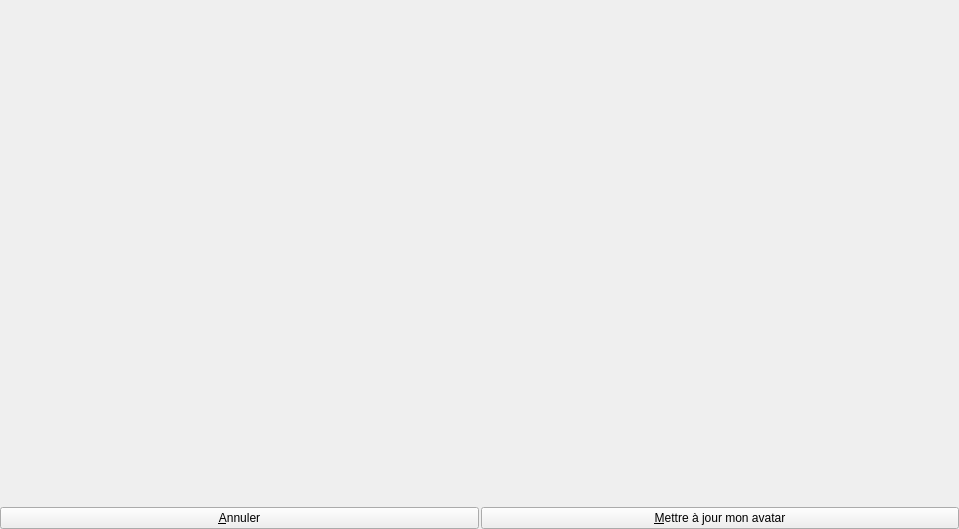
<?xml version="1.0" encoding="UTF-8"?>
<ui version="4.0">
 <class>AbulEduIdentitesUIV1</class>
 <widget class="QWidget" name="AbulEduIdentitesUIV1">
  <property name="geometry">
   <rect>
    <x>0</x>
    <y>0</y>
    <width>959</width>
    <height>529</height>
   </rect>
  </property>
  <property name="windowTitle">
   <string>Fiche utilisateur</string>
  </property>
  <layout class="QGridLayout" name="gridLayout_2">
   <property name="leftMargin">
    <number>0</number>
   </property>
   <property name="topMargin">
    <number>0</number>
   </property>
   <property name="rightMargin">
    <number>0</number>
   </property>
   <property name="bottomMargin">
    <number>0</number>
   </property>
   <property name="horizontalSpacing">
    <number>0</number>
   </property>
   <property name="verticalSpacing">
    <number>6</number>
   </property>
   <item row="0" column="0">
    <widget class="QStackedWidget" name="stackedWidget">
     <property name="currentIndex">
      <number>1</number>
     </property>
     <widget class="QWidget" name="pageIdentiteDetails">
      <layout class="QGridLayout" name="gridLayout">
       <property name="leftMargin">
        <number>0</number>
       </property>
       <property name="topMargin">
        <number>0</number>
       </property>
       <property name="rightMargin">
        <number>0</number>
       </property>
       <property name="bottomMargin">
        <number>0</number>
       </property>
       <property name="spacing">
        <number>0</number>
       </property>
       <item row="0" column="0">
        <widget class="QFrame" name="frmGauche">
         <property name="minimumSize">
          <size>
           <width>350</width>
           <height>0</height>
          </size>
         </property>
         <property name="lineWidth">
          <number>0</number>
         </property>
         <layout class="QGridLayout" name="gridLayout_3">
          <item row="0" column="0" colspan="6">
           <layout class="QHBoxLayout" name="horizontalLayout_2">
            <item>
             <widget class="QComboBox" name="cbIdentite"/>
            </item>
            <item>
             <widget class="QPushButton" name="btnUnifier">
              <property name="enabled">
               <bool>false</bool>
              </property>
              <property name="toolTip">
               <string>Vous souhaitez unifier ce compte avec un autre ?</string>
              </property>
              <property name="text">
               <string>Unifier</string>
              </property>
             </widget>
            </item>
           </layout>
          </item>
          <item row="1" column="0" rowspan="2">
           <widget class="AbulEduFlatBoutonV1" name="btnPhoto">
            <property name="minimumSize">
             <size>
              <width>64</width>
              <height>64</height>
             </size>
            </property>
            <property name="maximumSize">
             <size>
              <width>64</width>
              <height>64</height>
             </size>
            </property>
            <property name="cursor">
             <cursorShape>PointingHandCursor</cursorShape>
            </property>
            <property name="text">
             <string/>
            </property>
           </widget>
          </item>
          <item row="1" column="4" colspan="2">
           <widget class="QLineEdit" name="leNom">
            <property name="text">
             <string>Nom</string>
            </property>
           </widget>
          </item>
          <item row="2" column="1">
           <widget class="QLabel" name="lblPrenom">
            <property name="text">
             <string>Prénom</string>
            </property>
           </widget>
          </item>
          <item row="2" column="4" colspan="2">
           <widget class="QLineEdit" name="lePrenom">
            <property name="text">
             <string>Prénom</string>
            </property>
           </widget>
          </item>
          <item row="6" column="4">
           <widget class="QLineEdit" name="leResponsable2">
            <property name="enabled">
             <bool>false</bool>
            </property>
           </widget>
          </item>
          <item row="6" column="5">
           <widget class="QToolButton" name="btnResponsable2">
            <property name="enabled">
             <bool>false</bool>
            </property>
            <property name="text">
             <string>...</string>
            </property>
           </widget>
          </item>
          <item row="7" column="0" colspan="6">
           <widget class="QFrame" name="frame">
            <property name="styleSheet">
             <string notr="true">background: #fff;border-radius: 5px;</string>
            </property>
            <layout class="QGridLayout" name="layoutMessage">
             <property name="leftMargin">
              <number>2</number>
             </property>
             <property name="topMargin">
              <number>2</number>
             </property>
             <property name="rightMargin">
              <number>2</number>
             </property>
             <property name="bottomMargin">
              <number>2</number>
             </property>
             <property name="spacing">
              <number>0</number>
             </property>
             <item row="0" column="0">
              <widget class="QPlainTextEdit" name="lblMessage">
               <property name="minimumSize">
                <size>
                 <width>0</width>
                 <height>100</height>
                </size>
               </property>
               <property name="readOnly">
                <bool>true</bool>
               </property>
              </widget>
             </item>
            </layout>
           </widget>
          </item>
          <item row="5" column="0" colspan="3">
           <widget class="QLabel" name="lblResponsable">
            <property name="enabled">
             <bool>false</bool>
            </property>
            <property name="text">
             <string>Responsables légaux :</string>
            </property>
           </widget>
          </item>
          <item row="5" column="4">
           <widget class="QLineEdit" name="leResponsable1">
            <property name="enabled">
             <bool>false</bool>
            </property>
           </widget>
          </item>
          <item row="5" column="5">
           <widget class="QToolButton" name="btnResponsable1">
            <property name="enabled">
             <bool>false</bool>
            </property>
            <property name="text">
             <string>...</string>
            </property>
           </widget>
          </item>
          <item row="1" column="1">
           <widget class="QLabel" name="lblNom">
            <property name="text">
             <string>Nom</string>
            </property>
           </widget>
          </item>
          <item row="4" column="4" colspan="2">
           <widget class="QLineEdit" name="leDomaine">
            <property name="styleSheet">
             <string notr="true">background: #eee</string>
            </property>
            <property name="readOnly">
             <bool>true</bool>
            </property>
           </widget>
          </item>
          <item row="4" column="0" colspan="4">
           <widget class="QLabel" name="lblEcole">
            <property name="text">
             <string>Domaine</string>
            </property>
           </widget>
          </item>
          <item row="3" column="0" colspan="4">
           <widget class="QLabel" name="lblLogin">
            <property name="text">
             <string>Identifiant</string>
            </property>
           </widget>
          </item>
          <item row="3" column="4" colspan="2">
           <widget class="QLineEdit" name="leLogin">
            <property name="styleSheet">
             <string notr="true">background: #eee</string>
            </property>
            <property name="text">
             <string>prenom.nom@ecole</string>
            </property>
            <property name="readOnly">
             <bool>true</bool>
            </property>
           </widget>
          </item>
         </layout>
        </widget>
       </item>
       <item row="0" column="1">
        <widget class="QFrame" name="frmDroite">
         <property name="lineWidth">
          <number>0</number>
         </property>
         <layout class="QFormLayout" name="_2">
          <property name="fieldGrowthPolicy">
           <enum>QFormLayout::AllNonFixedFieldsGrow</enum>
          </property>
          <item row="0" column="0">
           <widget class="QLabel" name="lblTelephone">
            <property name="text">
             <string>Téléphone</string>
            </property>
           </widget>
          </item>
          <item row="0" column="1">
           <widget class="QLineEdit" name="leTelephone"/>
          </item>
          <item row="1" column="0">
           <widget class="QLabel" name="lblMobile">
            <property name="text">
             <string>Mobile</string>
            </property>
           </widget>
          </item>
          <item row="1" column="1">
           <widget class="QLineEdit" name="leMobile"/>
          </item>
          <item row="2" column="0">
           <widget class="QLabel" name="lblMail">
            <property name="text">
             <string>Courriel</string>
            </property>
           </widget>
          </item>
          <item row="2" column="1">
           <widget class="QLineEdit" name="leMail">
            <property name="text">
             <string>prenom.nom@ryxeo.com</string>
            </property>
           </widget>
          </item>
          <item row="3" column="0">
           <widget class="QLabel" name="lblAdresse">
            <property name="text">
             <string>Adresse</string>
            </property>
           </widget>
          </item>
          <item row="3" column="1">
           <widget class="QLineEdit" name="leAdresse1"/>
          </item>
          <item row="4" column="0">
           <widget class="QLabel" name="lblCodePostal">
            <property name="text">
             <string>Code postal</string>
            </property>
           </widget>
          </item>
          <item row="4" column="1">
           <widget class="QLineEdit" name="leAdresse2"/>
          </item>
          <item row="5" column="0">
           <widget class="QLabel" name="lblVille">
            <property name="text">
             <string>Ville</string>
            </property>
           </widget>
          </item>
          <item row="5" column="1">
           <widget class="QLineEdit" name="leAdresse3"/>
          </item>
          <item row="6" column="0">
           <widget class="QLabel" name="lblPassword1">
            <property name="text">
             <string>Mot de passe :</string>
            </property>
           </widget>
          </item>
          <item row="6" column="1">
           <widget class="QLineEdit" name="lePassword1">
            <property name="echoMode">
             <enum>QLineEdit::Password</enum>
            </property>
           </widget>
          </item>
          <item row="7" column="0">
           <widget class="QLabel" name="lblPassword2">
            <property name="text">
             <string>Vérification :</string>
            </property>
           </widget>
          </item>
          <item row="7" column="1">
           <widget class="QLineEdit" name="lePassword2">
            <property name="echoMode">
             <enum>QLineEdit::Password</enum>
            </property>
           </widget>
          </item>
         </layout>
        </widget>
       </item>
       <item row="1" column="0" colspan="2">
        <layout class="QHBoxLayout" name="horizontalLayout">
         <property name="spacing">
          <number>2</number>
         </property>
         <item>
          <widget class="QPushButton" name="btnMesLogs">
           <property name="text">
            <string>&amp;Journal de mes activités</string>
           </property>
          </widget>
         </item>
         <item>
          <widget class="QPushButton" name="btnUpdate">
           <property name="text">
            <string>&amp;Mettre à jour ma fiche</string>
           </property>
          </widget>
         </item>
        </layout>
       </item>
      </layout>
     </widget>
     <widget class="QWidget" name="pageIdentiteAvatars">
      <layout class="QGridLayout" name="gridLayout_4">
       <property name="leftMargin">
        <number>0</number>
       </property>
       <property name="topMargin">
        <number>0</number>
       </property>
       <property name="rightMargin">
        <number>0</number>
       </property>
       <property name="bottomMargin">
        <number>0</number>
       </property>
       <property name="spacing">
        <number>0</number>
       </property>
       <item row="0" column="0">
        <widget class="QScrollArea" name="scrollArea">
         <property name="styleSheet">
          <string notr="true">background-color: transparent;
border:none;</string>
         </property>
         <property name="widgetResizable">
          <bool>true</bool>
         </property>
         <widget class="QWidget" name="scrollAreaWidgetContents">
          <property name="geometry">
           <rect>
            <x>0</x>
            <y>0</y>
            <width>959</width>
            <height>504</height>
           </rect>
          </property>
          <property name="styleSheet">
           <string notr="true"/>
          </property>
          <layout class="QGridLayout" name="gridLayout_5">
           <item row="0" column="0">
            <layout class="QGridLayout" name="gridLayoutAvatars"/>
           </item>
          </layout>
         </widget>
        </widget>
       </item>
       <item row="1" column="0">
        <layout class="QHBoxLayout" name="horizontalLayout_3">
         <property name="spacing">
          <number>2</number>
         </property>
         <item>
          <widget class="QPushButton" name="btnAnnuler">
           <property name="text">
            <string>&amp;Annuler</string>
           </property>
          </widget>
         </item>
         <item>
          <widget class="QPushButton" name="btnUpdateAvatar">
           <property name="text">
            <string>&amp;Mettre à jour mon avatar</string>
           </property>
          </widget>
         </item>
        </layout>
       </item>
      </layout>
     </widget>
    </widget>
   </item>
  </layout>
 </widget>
 <customwidgets>
  <customwidget>
   <class>AbulEduFlatBoutonV1</class>
   <extends>QPushButton</extends>
   <header>abuleduflatboutonv1.h</header>
  </customwidget>
 </customwidgets>
 <tabstops>
  <tabstop>cbIdentite</tabstop>
  <tabstop>btnUnifier</tabstop>
  <tabstop>btnPhoto</tabstop>
  <tabstop>leNom</tabstop>
  <tabstop>lePrenom</tabstop>
  <tabstop>leLogin</tabstop>
  <tabstop>leDomaine</tabstop>
  <tabstop>leResponsable1</tabstop>
  <tabstop>btnResponsable1</tabstop>
  <tabstop>leResponsable2</tabstop>
  <tabstop>btnResponsable2</tabstop>
  <tabstop>leTelephone</tabstop>
  <tabstop>leMobile</tabstop>
  <tabstop>leMail</tabstop>
  <tabstop>leAdresse1</tabstop>
  <tabstop>leAdresse2</tabstop>
  <tabstop>leAdresse3</tabstop>
  <tabstop>lePassword1</tabstop>
  <tabstop>lePassword2</tabstop>
  <tabstop>btnMesLogs</tabstop>
  <tabstop>btnUpdate</tabstop>
  <tabstop>lblMessage</tabstop>
 </tabstops>
 <resources/>
 <connections/>
</ui>
